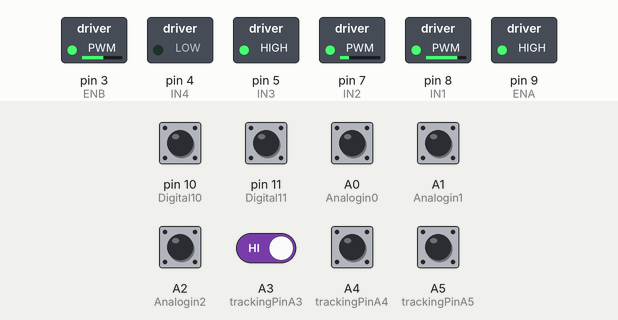
This sketch was run on a simulated Arduino Uno, built with avr-gcc and run on an emulated ATmega328P. Shown: switched loads named in the sketch (green lamp = pin HIGH). Dashed ring = blinking. The inputs (shaded band) are chosen by the test bench; at power-on: A0 (Analogin0), A1 (Analogin1), A2 (Analogin2), A3 (trackingPinA3), A4 (trackingPinA4), A5 (trackingPinA5), pin 10 (Digital10), pin 11 (Digital11) HIGH.

Above: at 10.2 s.
10.3 s: pin 10 (Digital10) pulled LOW for 0.15 s
At 10.42 s:
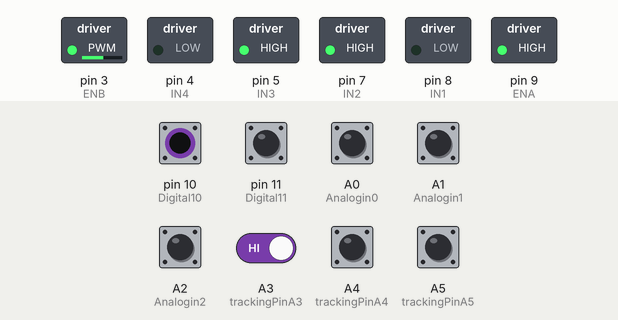
11.9 s: pin 11 (Digital11) pulled LOW for 0.15 s
At 12.03 s:
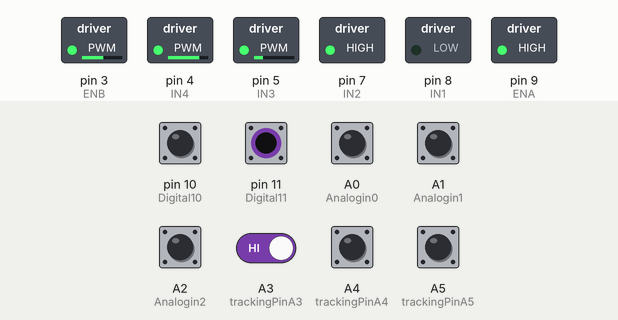
13.5 s: A3 (trackingPinA3) driven LOW
At 14.55 s:
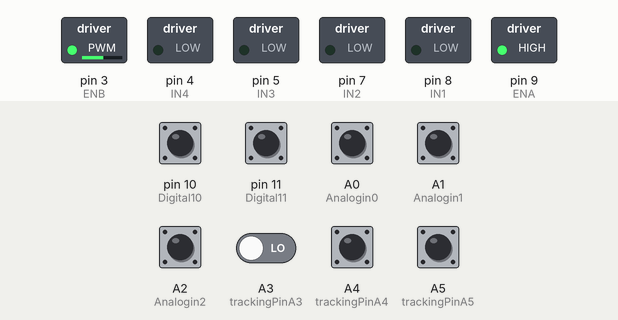
At 15.9 s:
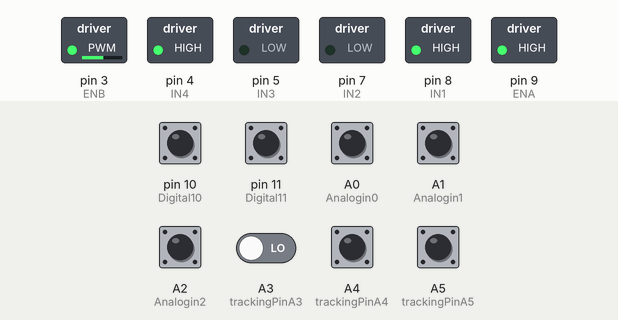
16.5 s: A1 (Analogin1) pulled LOW for 1 s
19.8 s: pin 11 (Digital11) pulled LOW for 1 s
23.0 s: pin 10 (Digital10) pulled LOW for 1 s
Timing chart, 0 to 27.2 s (numbered marks = the images above; inputs shaded):
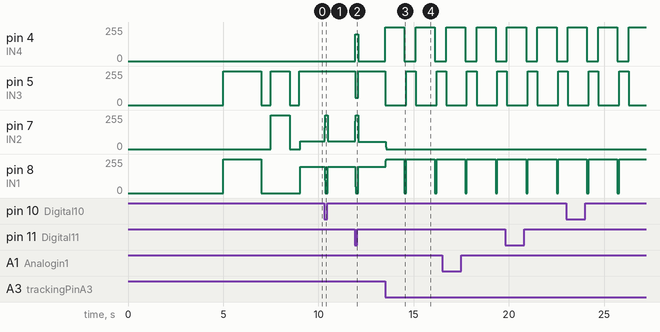

Measured:
- after the input at 10.3 s, pin 7 (IN2): 57/255 → 255/255 at once, → 57/255 0.17 s later; pin 8 (IN1): 198/255 → 0/255 at once, → 198/255 0.17 s later
- after the input at 11.9 s, pin 4 (IN4): 0/255 → 199/255 at once, → 0/255 0.16 s later; pin 5 (IN3): 255/255 → 56/255 at once, → 255/255 0.16 s later; pin 7 (IN2): 57/255 → 255/255 at once, → 56/255 0.16 s later; pin 8 (IN1): 198/255 → 0/255 at once, → 198/255 0.16 s later
- after the input at 13.5 s, pin 4 (IN4): alternates 255/255 for 1.0 s and 0/255 for 0.60 s, starting at once; pin 5 (IN3): alternates 255/255 for 0.50 s and 0/255 for 1.1 s, starting at once; pin 7 (IN2): 56/255 → 0/255 at once; pin 8 (IN1): goes 255/255 0.97 s, 0/255 0.10 s, 255/255 1.5 s, 0/255 0.10 s, then 255/255, starting at once
- by itself, pin 5 (IN3): alternates 255/255 for 1.0 s and 0/255 for 0.50 s

The sketch:

beginner_sumobot.ino
```cpp
//TRACK SENSOR
const int trackingPinA3 = A3;
const int trackingPinA4 = A4;
const int trackingPinA5 = A5;

// IR PROXIMITY SENSOR
#define Analogin0 A0
#define Analogin1 A1
#define Analogin2 A2
#define Digital10 10
#define Digital11 11

// motor
int ENA = 9;
int IN1 = 8;
int IN2 = 7;
int ENB = 3;
int IN3 = 5;
int IN4 = 4;
int SPEED = 390;

void setup() {
  // put your setup code here, to run once:
// Motor
pinMode(IN1,OUTPUT);
pinMode(IN2,OUTPUT);
pinMode(ENA,OUTPUT);
pinMode(IN3,OUTPUT);
pinMode(IN4,OUTPUT);
pinMode(ENB,OUTPUT);

// IR SENSOR
pinMode(Analogin0, INPUT_PULLUP);
pinMode(Analogin1, INPUT_PULLUP);
pinMode(Analogin2, INPUT_PULLUP);
pinMode(Digital10, INPUT_PULLUP);
pinMode(Digital11, INPUT_PULLUP);

// TRACK SENSOR
pinMode(trackingPinA3, INPUT);
pinMode(trackingPinA4, INPUT);
pinMode(trackingPinA5, INPUT);

delay(5000);
startRoutine();

}

void forward()
{
analogWrite(ENA, 390); // setting speed for MOTOR A
analogWrite(ENB, 390); // setting speed for MOTOR B
digitalWrite(IN1,LOW);
digitalWrite(IN2,HIGH);
digitalWrite(IN4,LOW);
digitalWrite(IN3,HIGH);
}

void backward()
{
digitalWrite(IN1,HIGH);
digitalWrite(IN2,LOW);
digitalWrite(IN4,HIGH);
digitalWrite(IN3,LOW);
}
void cleft()
{
digitalWrite(IN1,HIGH);
digitalWrite(IN2,LOW);
digitalWrite(IN4,LOW);
digitalWrite(IN3,HIGH);
}
void cright()
{
digitalWrite(IN1,LOW);
digitalWrite(IN2,HIGH);
digitalWrite(IN4,HIGH);
digitalWrite(IN3,LOW);
}
void stop()
{
digitalWrite(IN1,LOW);
digitalWrite(IN2,LOW);
digitalWrite(IN3,LOW);
digitalWrite(IN4,LOW);
}

void startRoutine(){
analogWrite(ENA, 390); // setting speed for MOTOR A
analogWrite(ENB, 390); // setting speed for MOTOR B
//cleft
digitalWrite(IN1,HIGH);
digitalWrite(IN2,LOW);
digitalWrite(IN4,LOW);
digitalWrite(IN3,HIGH);
delay(2000);

stop();delay(500);

forward(); delay(1000);

stop();delay(500);
}

void loop() {
  // put your main code here, to run repeatedly:
// IR proximity sensor
int Ain0 =digitalRead(Analogin0); // left
int Ain1 =digitalRead(Analogin1); // F left
int Ain2 =digitalRead(Analogin2); // F center
int Dgtl10 =digitalRead(Digital10); // F right
int Dgtl11 =digitalRead(Digital11); // Right

// Track sensor
boolean TPA3 = digitalRead(trackingPinA3); // right
boolean TPA4 = digitalRead(trackingPinA4); // front
boolean TPA5 = digitalRead(trackingPinA5); // left

//track
if(TPA4 == LOW){
  backward(); delay(1000);
  stop(); delay(100);
  cleft(); delay(500);
}
else if(TPA3 == LOW){
  backward(); delay(1000);
  stop(); delay(100);
  cleft(); delay(500);
}
else if(TPA5 == LOW){
  backward(); delay(1000);
  stop(); delay(100);
  cright(); delay(500);
}
else {
  forward();
  }

//IR
if(Ain2 == 0){
    forward();
//  attack();
  }
  else if(Ain1 == 0){
  forward();
//  attack();
  }
  else if(Dgtl10 == 0){
  forward();
//  attack();
  }
  else if(Ain0 == 0){
  cleft();
  }
  else if(Dgtl11 == 0){
  cright();
  }
  else{
  cleft();
  }

}
```
